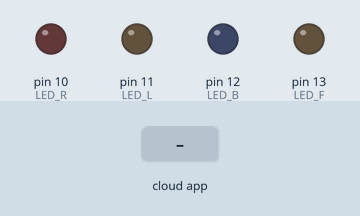
Simulated run of this sketch. Board: Arduino Uno, built with avr-gcc and run on an emulated ATmega328P. Shown: output pins drawn as LEDs (lit = HIGH). The inputs (shaded band) are chosen by the test bench. The ROS host is connected and sends only what is stated.

Above: at 1.2 s.
1.3 s: the phone or cloud app sets linear.x to -100
At 1.6 s:
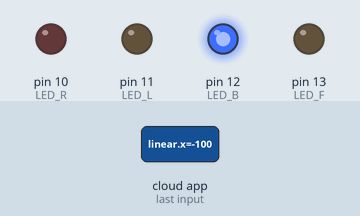
2.8 s: the phone or cloud app sets linear.x to 100
At 3.3 s:
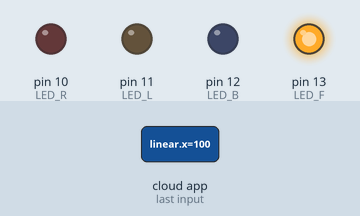
4.3 s: the phone or cloud app sets angular.z to -100
At 5.0 s:
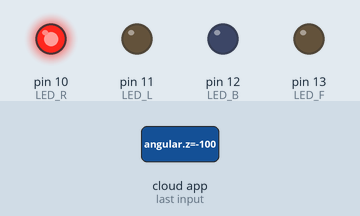
5.8 s: the phone or cloud app sets angular.z to 100
At 6.8 s:
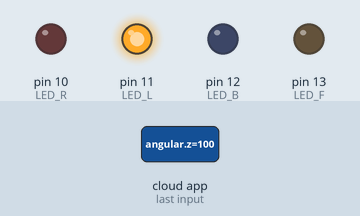
7.3 s: the phone or cloud app sets angular.z to 0
At 8.5 s:
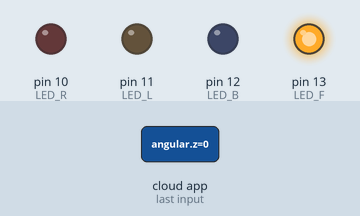
8.8 s: the phone or cloud app sets linear.x to 0
At 10.2 s:
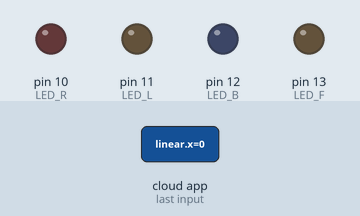
Timing chart, 0 to 11.3 s (numbered marks = the images above; inputs shaded):
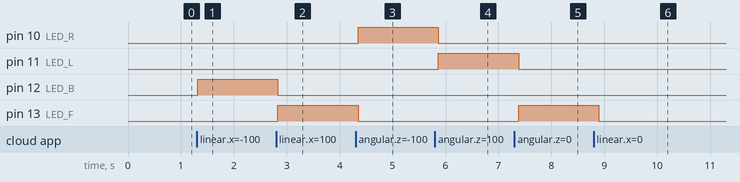

Measured:
- after the input at 1.3 s, pin 12 (LED_B): LOW → HIGH at once
- after the input at 2.8 s, pin 12 (LED_B): HIGH → LOW at once; pin 13 (LED_F): LOW → HIGH at once
- after the input at 4.3 s, pin 10 (LED_R): LOW → HIGH after 0.05 s; pin 13 (LED_F): HIGH → LOW after 0.05 s
- after the input at 5.8 s, pin 10 (LED_R): HIGH → LOW after 0.06 s; pin 11 (LED_L): LOW → HIGH after 0.06 s
- after the input at 7.3 s, pin 11 (LED_L): HIGH → LOW after 0.08 s; pin 13 (LED_F): LOW → HIGH after 0.08 s
- after the input at 8.8 s, pin 13 (LED_F): HIGH → LOW after 0.10 s

The sketch:

Twist_Mot_ROS.ino
```cpp
//#if defined(ARDUINO) && ARDUINO >= 100
//#include "Arduino.h"
//#else
//#include <WProgram.h>
//#endif
#include <stdlib.h>
#include <ros.h>
#include <geometry_msgs/Twist.h>
#include <std_msgs/String.h>

ros::NodeHandle nh;

geometry_msgs::Twist msg;
std_msgs::String direction_msg;

float move1;
float move2;

#define LED_F 13
#define LED_B 12
#define LED_L 11
#define LED_R 10


void callback(const geometry_msgs::Twist& cmd_vel)
{
  move1 = cmd_vel.linear.x;
  move2 = cmd_vel.angular.z;
  if (move1 > 0 && move2 == 0)
  {
    direction_msg.data = "FOWARD";
    digitalWrite(LED_F,HIGH);
    digitalWrite(LED_B,LOW);
    digitalWrite(LED_L,LOW);
    digitalWrite(LED_R,LOW);

    //front();
  }
  else if (move1 > 0 && move2 > 0 )
  {
    direction_msg.data = "LEFT";
    digitalWrite(LED_F,LOW);
    digitalWrite(LED_B,LOW);
    digitalWrite(LED_L,HIGH);
    digitalWrite(LED_R,LOW);

    //left();
  }
  else if (move1 > 0 && move2 < 0 )
  {
    direction_msg.data = "RIGHT";
    digitalWrite(LED_F,LOW);
    digitalWrite(LED_B,LOW);
    digitalWrite(LED_L,LOW);
    digitalWrite(LED_R,HIGH);
    //right();
  }
  else if (move1 < 0)
  {
    direction_msg.data = "BACKWARDS";
    digitalWrite(LED_F,LOW);
    digitalWrite(LED_B,HIGH);
    digitalWrite(LED_L,LOW);
    digitalWrite(LED_R,LOW);
    //back();
  }
  else
  {
    direction_msg.data = "DIE";
    digitalWrite(LED_F,LOW);
    digitalWrite(LED_B,LOW);
    digitalWrite(LED_L,LOW);
    digitalWrite(LED_R,LOW);
    //die();
  }
}

ros::Subscriber <geometry_msgs::Twist> sub("/cmd_vel", callback);
ros::Publisher direction_publisher("direction_given", &direction_msg);


void setup() {

Serial.begin(115200);
nh.getHardware()->setBaud(115200);
nh.initNode();
pinMode(LED_F, OUTPUT);
pinMode(LED_B, OUTPUT);
pinMode(LED_L, OUTPUT);
pinMode(LED_R, OUTPUT);


nh.initNode();
nh.subscribe(sub);
nh.advertise(direction_publisher);


}

void loop() {
direction_publisher.publish(&direction_msg);
nh.spinOnce();
delay(100);
}
```
